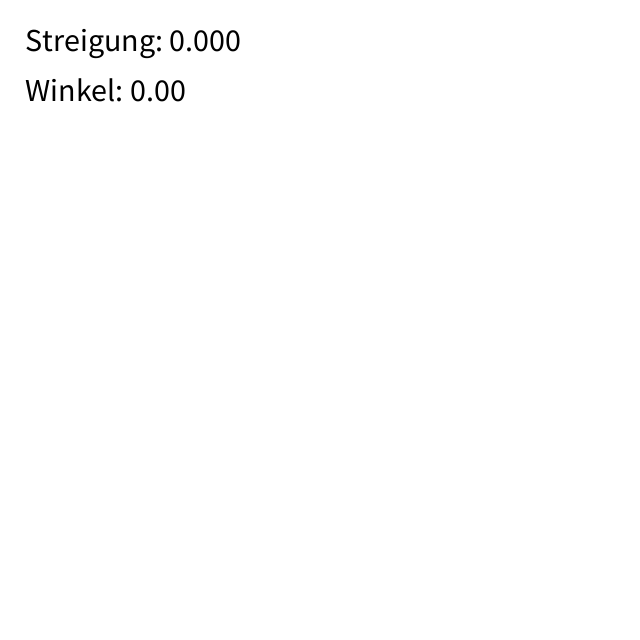
Frame 1 (no input)
Frame 60 (the mouse pressed at the canvas centre just before this capture): identical to frame 1, image omitted
Frame 120 (the mouse held since frame 60 and released just before this capture): identical to frame 1, image omitted

The Processing sketch that drew this single still picture (run headless with seeded random() and noise(); from frame 60 on, the mouse is pressed at the canvas centre):

// Processing sketch: LinearReggresionThrow00
// ── LinearReggresionThrow00.pde
ArrayList<Point> points;
double m;
void setup(){
  size(640,640);
  points = new ArrayList<Point>();
  m = 0;
  repaint();
}
void draw(){}
void repaint(){
  background(255);
  translate(0,height);
  for(Point p : points){
    p.render();
  }
  line(0,0, width, -function(width));
  textSize(32);
  fill(0);
  text("Streigung: " + String.format("%.3f", m), 25, -height+50);
  text("Winkel: " + String.format("%.2f",(float)degrees(atan((float)m/1))), 25, -height+100);
}
float function(double x){
  return (float)(m*x);
}
void mousePressed(){
  points.add(new Point(mouseX, height-mouseY));
  calcM();
  repaint();
}
void calcM(){
  double xmean=0, ymean=0;
  for(Point p: points){
    xmean+=p.x;
    ymean+=p.y;
  }
  xmean/=points.size();
  ymean/=points.size();
  m = ymean/xmean;
}
class Point{
  double x,y;
  Point(double x, double y){
    this.x = x;
    this.y = y;
  }
  void render(){
   strokeWeight(6);
   point((float)x,(float)-y); 
  }
}
